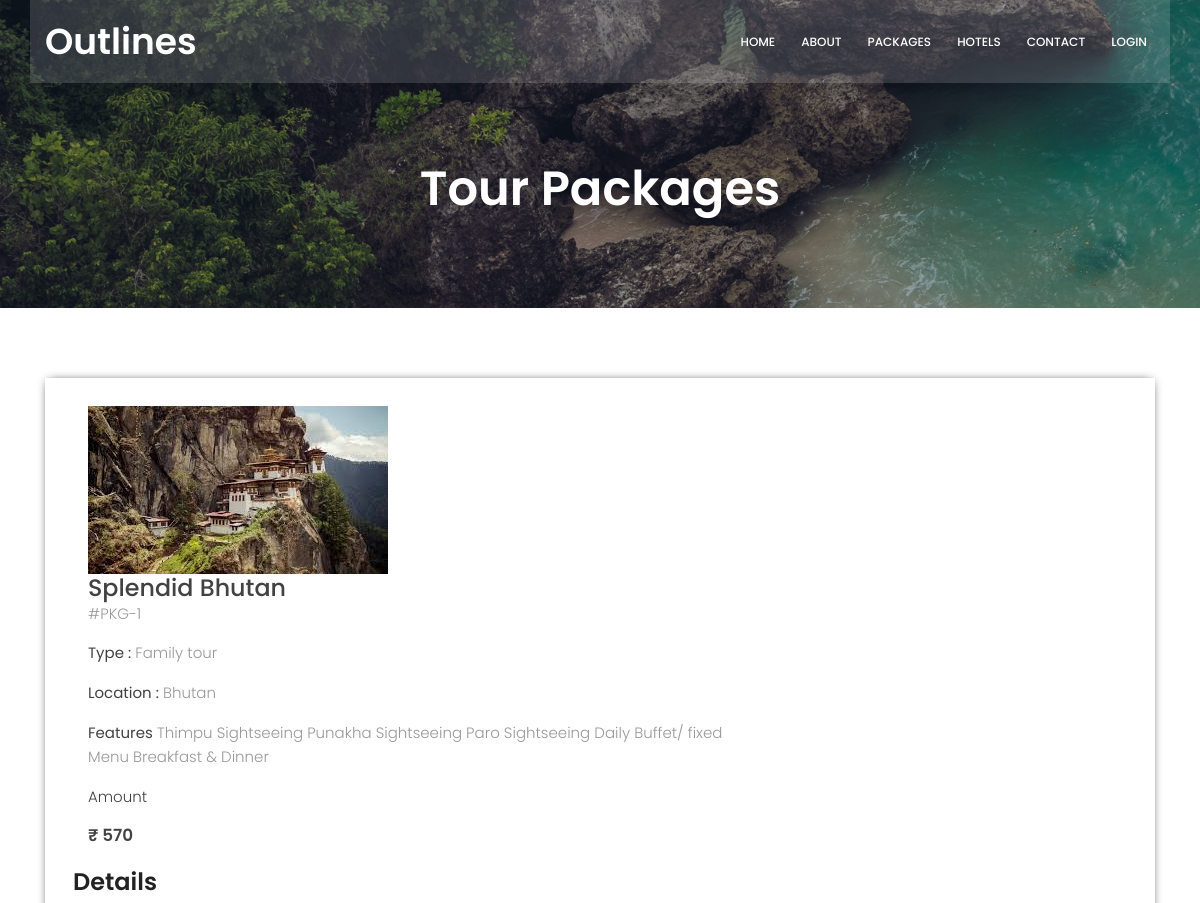
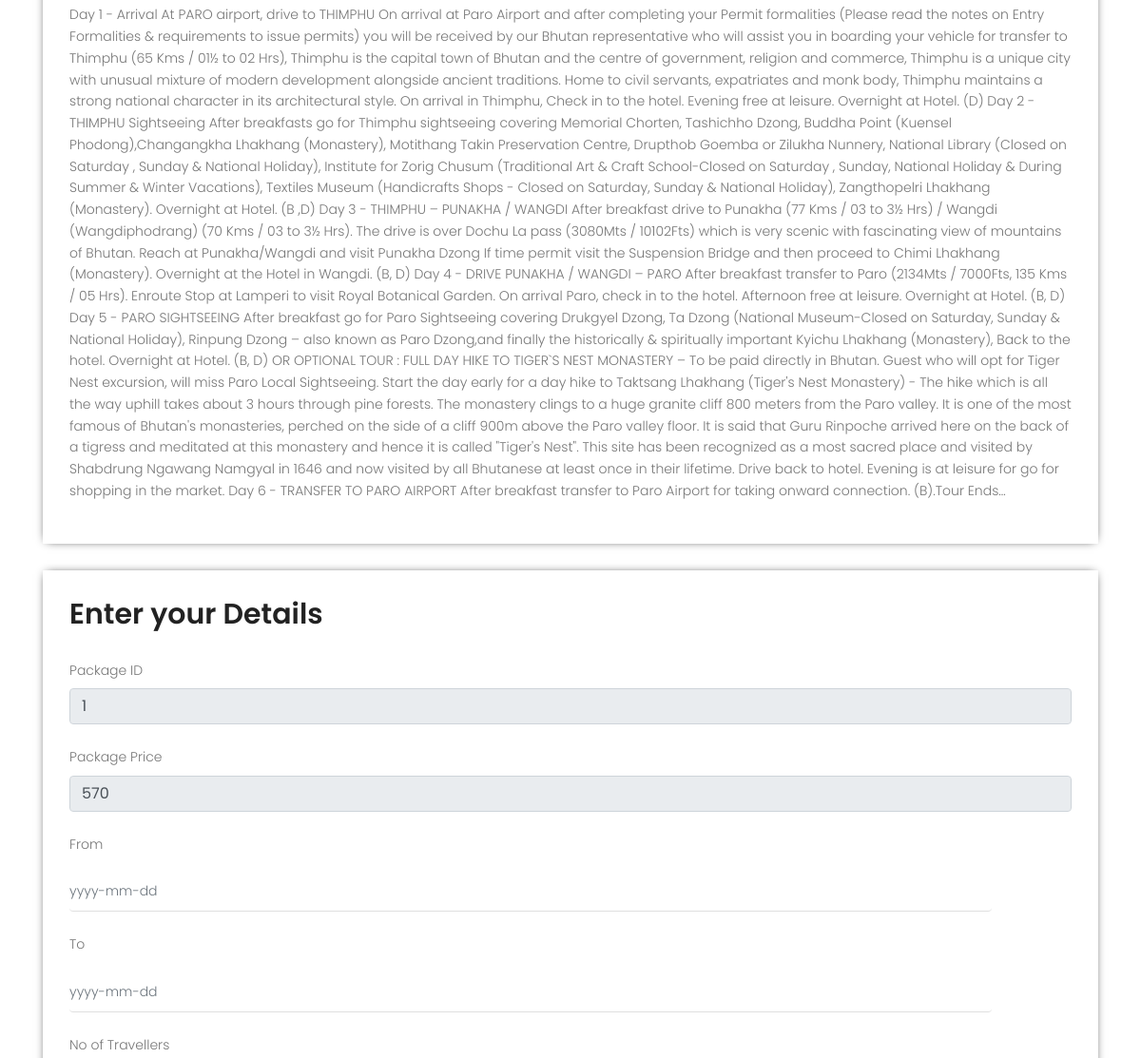
The app's page /package-details.php?pkgid=1 (upper part), older data (2 pictures, top to bottom).
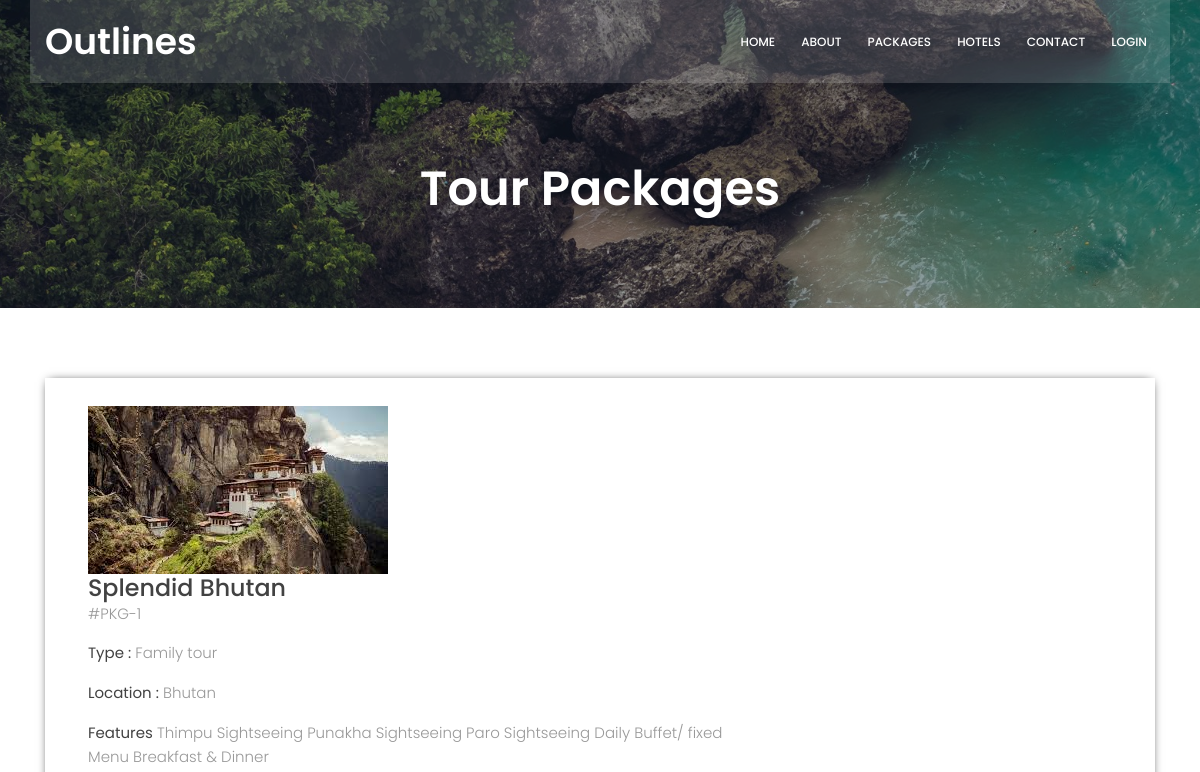
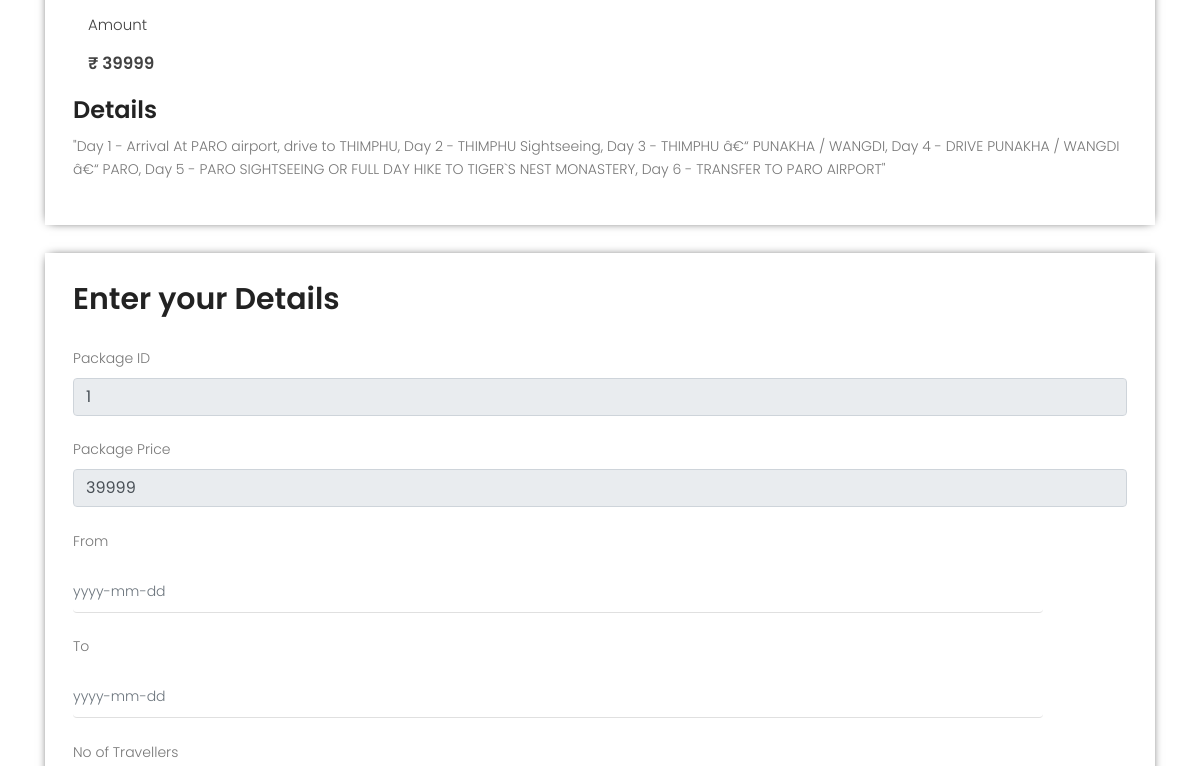
The same page, newer data (2 pictures, top to bottom).
### tables this page shows
CREATE TABLE `tourpackages` (
  `package_id` int(11) NOT NULL,
  `name` varchar(500) NOT NULL,
  `type` varchar(500) NOT NULL,
  `location` varchar(500) NOT NULL,
  `price` int(11) NOT NULL,
  `features` varchar(5000) NOT NULL,
  `details` varchar(5000) NOT NULL,
  `image` varchar(500) NOT NULL
);

### package-details.php (the view, shortened to what this page needs)
<!DOCTYPE HTML>
<html>
<head>
        <link rel="stylesheet" href="css/jquery-ui.css" />
			<link rel="stylesheet" href="css/linearicons.css">
			<link rel="stylesheet" href="css/font-awesome.min.css">
			<link rel="stylesheet" href="css/bootstrap.css">
			<link rel="stylesheet" href="css/magnific-popup.css">
			<link rel="stylesheet" href="css/jquery-ui.css">
			<link rel="stylesheet" href="css/nice-select.css">
			<link rel="stylesheet" href="css/animate.min.css">
			<link rel="stylesheet" href="css/owl.carousel.css">
			<link rel="stylesheet" href="css/main.css">
			<link rel="stylesheet" href="css/packages.css">
        <link rel="stylesheet" type="text/css" href="css/bootstrap.css">
  </head>
 <body id="home" class="scrollspy">
<?php
include('header.php');
?>
			<section class="about-banner relative">
				<div class="overlay overlay-bg"></div>
				<div class="container">
					<div class="row d-flex align-items-center justify-content-center">
						<div class="about-content col-lg-12">
							<h1 class="text-white">
								Tour Packages
							</h1>
						</div>
					</div>
				</div>
			</section>
<div class="selectroom">
	<div class="container">
<?php
$pid=intval($_GET['pkgid']);
$sql = "SELECT * from tourpackages where package_id=$pid";
$result = $conn->query($sql);
while($row=$result->fetch_assoc())
{	?>
		<div class="selectroom_top">
			<div class="col-md-4 selectroom_left" data-wow-delay=".5s">
				<img src="img/<?php echo htmlentities($row['image']);?>" class="img-responsive" alt="">
			</div>
			<div class="col-md-8 selectroom_right" data-wow-delay=".5s">
				<h2><?php echo htmlentities($row['name']);?></h2>
				<p class="dow">#PKG-<?php echo htmlentities($row['package_id']); $package_id=$row['package_id'];?></p>
				<p><b>Type :</b> <?php echo htmlentities($row['type']);?></p>
				<p><b>Location :</b> <?php echo htmlentities($row['location']);?></p>
					<p><b>Features</b> <?php echo htmlentities($row['features']);?></p>
				<div>
					<p style="color: #424242;">Amount</p>
					<h4>&#x20b9; <?php echo htmlentities($row['price']); $price=$row['price']; ?></h4>
				</div>
				<br>
			</div>
		<h3>Details</h3>
				<p style="padding-top: 1%"><?php echo htmlentities($row['details']);?> </p>
		</div>
<?php } ?>
		<div class="selectroom_top" id="tour_details_form">
			<h2>Enter your Details</h2>
			<div class="selectroom-info" style="visibility: visible; margin-top: 30px">
			<form name="book" class="form-wrap" method="post" action="payment-details.php">
			<div class="bnr-right">
				<label class="inputLabel">Package ID</label>
				<input id="package_id" class="form-control" type="number" name="package_id" value="<?php echo $package_id; ?>" required="" readonly="">
			</div><br>
			<div class="bnr-right">
				<label class="inputLabel">Package Price</label>
				<input id="price" class="form-control" type="number" name="price" value="<?php echo $price; ?>" required="" readonly="">
			</div><br>
					<div class="ban-bottom">
				<div class="bnr-right">
				<label class="inputLabel">From</label>
				<input class="date form-control date-picker" id="datepicker" type="text" placeholder="yyyy-mm-dd"  name="fromDate" required="">
			</div><br>
			<div class="bnr-right">
				<label class="inputLabel">To</label>
				<input class="date form-control date-picker" id="datepicker1" type="text" placeholder="yyyy-mm-dd" name="toDate" required="">
			</div><br>
			<div class="bnr-right">
				<label class="inputLabel">No of Travellers</label>
			</div><br>
		</form>
			</div>
		</div>
</div>
</body>
</html>

Row changes from the older to the newer data that the page shows:
changed tourpackages "Splendid Bhutan": price "570" → "39999"; details "Day 1 - Arrival At PARO airport, drive to THIMPHU On arrival at Paro Airport and after completing your Permit formalities (Please read the notes on Entry Formalities & requirements to issue permits) you will be received by our Bhutan representative who will assist you in boarding your vehicle for transfer to Thimphu (65 Kms / 01½ to 02 Hrs), Thimphu is the capital town of Bhutan and the centre of government, religion and commerce, Thimphu is a unique city with unusual mixture of modern development alongside ancient traditions. Home to civil servants, expatriates and monk body, Thimphu maintains a strong national character in its architectural style. On arrival in Thimphu, Check in to the…" → "\"Day 1 - Arrival At PARO airport, drive to THIMPHU, Day 2 - THIMPHU Sightseeing, Day 3 - THIMPHU â€“ PUNAKHA / WANGDI, Day 4 - DRIVE PUNAKHA / WANGDI â€“ PARO, Day 5 - PARO SIGHTSEEING OR FULL DAY HIKE TO TIGER`S NEST MONASTERY, Day 6 - TRANSFER TO PARO AIRPORT\""
